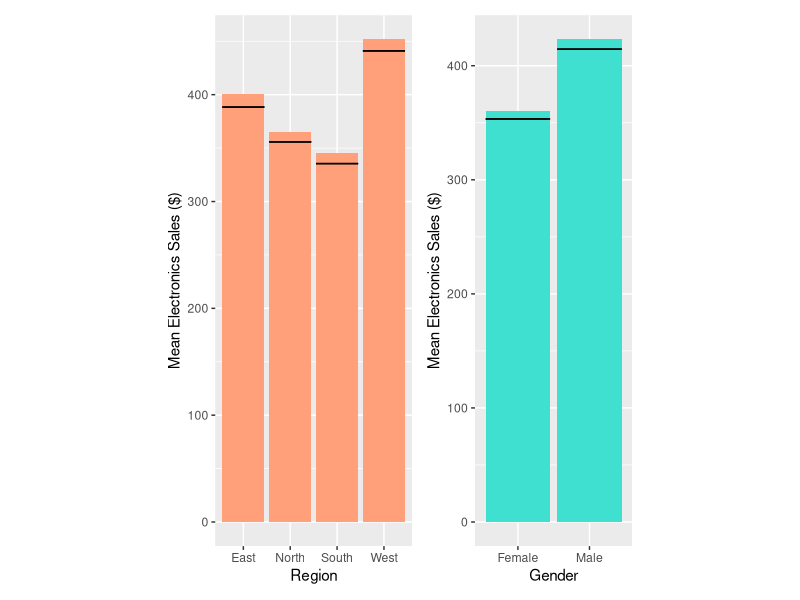
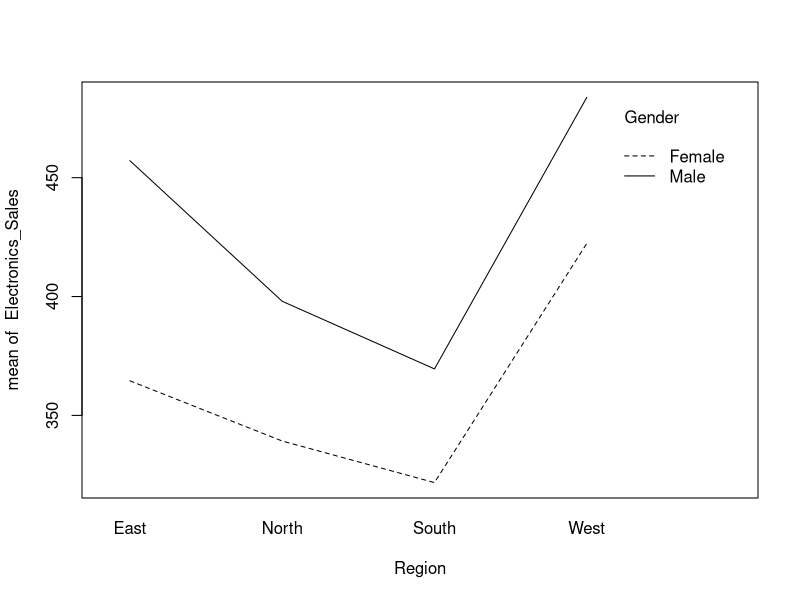

The R script that drew these images, in order:
## ---- chunk 1
library(tidyverse)
salesdata <- read.csv("sales.csv")
## ---- chunk 2
region_mean_and_se <- aggregate(Electronics_Sales ~ Region,
                                salesdata,
                                function(x) c(mean = mean(x), 
                                              se = sqrt(var(x)/length(x))))

gender_mean_and_se <- aggregate(Electronics_Sales ~ Gender,
                                salesdata,
                                function(x) c(mean = mean(x), 
                                              se = sqrt(var(x)/length(x))))
## ---- chunk 3
# install.packages("patchwork")
library(patchwork)

p1 <- ggplot(data = region_mean_and_se,
             aes(x = Region, y = Electronics_Sales[, 1])) +
  geom_bar(stat = "identity", fill = "lightsalmon") +
  geom_errorbar(aes(ymin = Electronics_Sales[, 1] - Electronics_Sales[, 2],
                    ymax = Electronics_Sales[, 1] - Electronics_Sales[, 2])) +
  ylab("Mean Electronics Sales ($)")

p2 <- ggplot(data = gender_mean_and_se,
             aes(x = Gender, y = Electronics_Sales[, 1])) +
  geom_bar(stat = "identity", fill = "turquoise") +
  geom_errorbar(aes(ymin = Electronics_Sales[, 1] - Electronics_Sales[, 2],
                    ymax = Electronics_Sales[, 1] - Electronics_Sales[, 2])) +
  ylab("Mean Electronics Sales ($)")

p1 + p2 + plot_layout(width = unit(c(5, 4), c("cm", "cm")))
## ---- chunk 4
# install.packages("doBy")
library(doBy)
## ---- chunk 5
sB <- summaryBy(Electronics_Sales ~ Region + Gender + Region:Gender, data = salesdata)
sB
## ---- chunk 6
shapiro.test(salesdata$Electronics_Sales[salesdata$Region == "West"])
## ---- chunk 7
shapiro.test(salesdata$Electronics_Sales[salesdata$Region == "East"])
## ---- chunk 8
shapiro.test(salesdata$Electronics_Sales[salesdata$Region == "South"])
## ---- chunk 9
shapiro.test(salesdata$Electronics_Sales[salesdata$Region == "North"])
## ---- chunk 10
shapiro.test(salesdata$Electronics_Sales[salesdata$Gender == "Male"])
## ---- chunk 11
shapiro.test(salesdata$Electronics_Sales[salesdata$Gender == "Female"])
## ---- chunk 12
bartlett.test(Electronics_Sales ~ Region, data = salesdata)
## ---- chunk 13
bartlett.test(Electronics_Sales ~ Gender, data = salesdata)
## ---- chunk 14
s_anova <- aov(Electronics_Sales ~ Region + Gender + Region:Gender, data = salesdata)
summary(s_anova)
## ---- chunk 15
s_anova2 <- aov(Electronics_Sales ~ Region * Gender, data = salesdata)
summary(s_anova2)
## ---- chunk 16
with(salesdata, {
  interaction.plot(Region, Gender, Electronics_Sales, fixed = TRUE)
})
